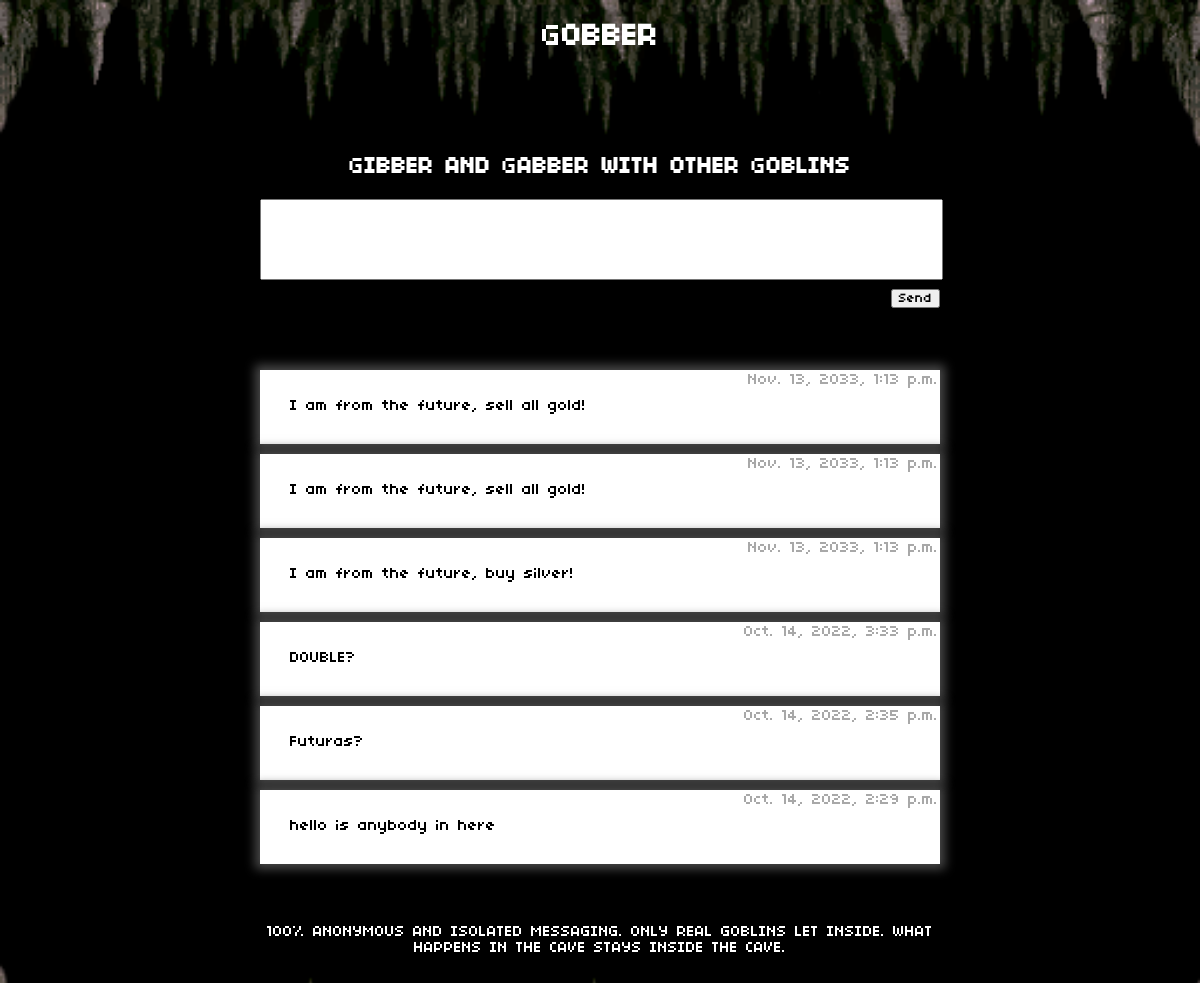
Before: /gobber/chats/ (signed in) with the older database file.
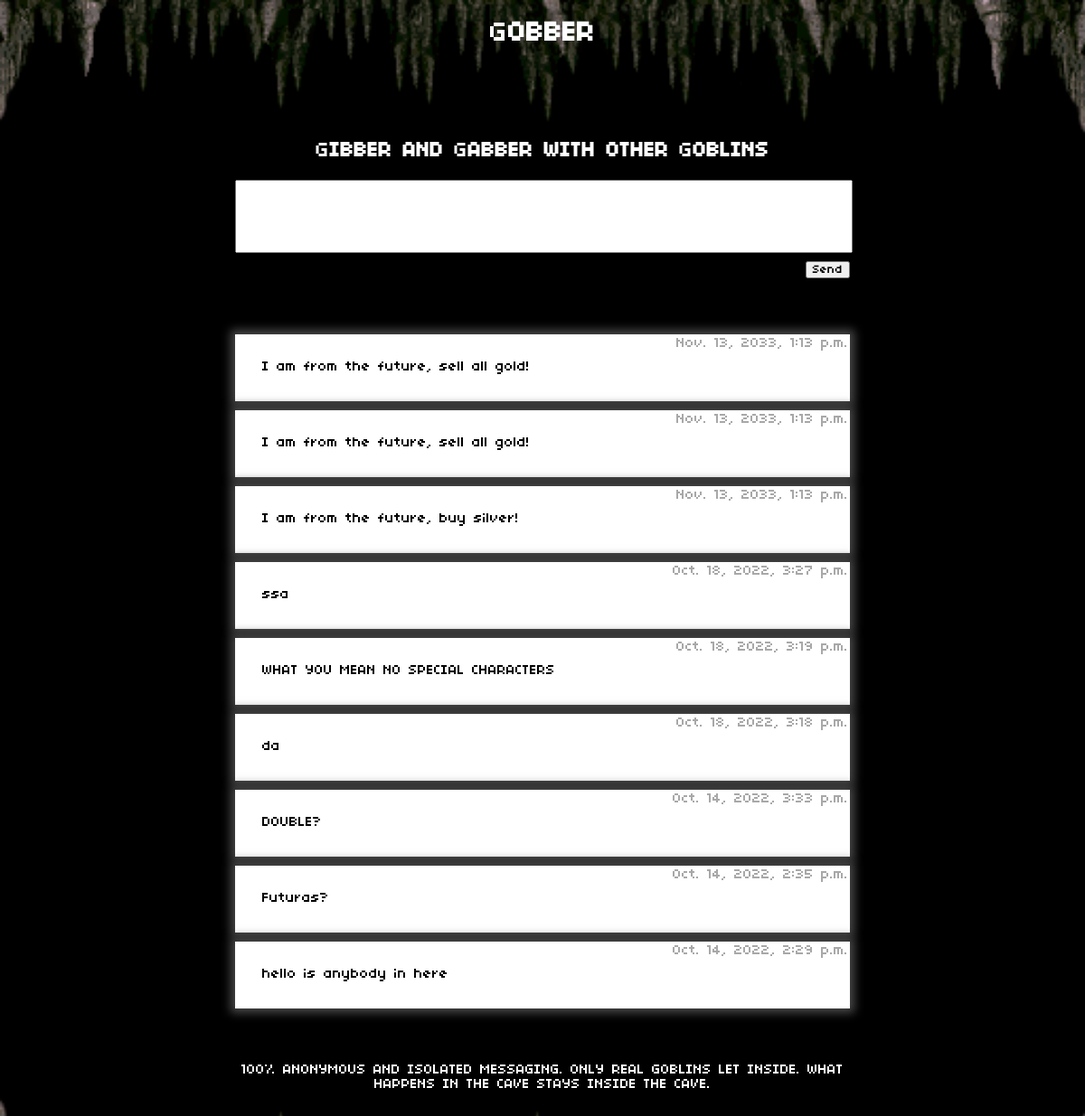
After: the same page with the newer database file.
### gobber/models.py (models this page shows, shortened)
class Message(models.Model):
    message_text = models.CharField(max_length=300)
    pub_date = models.DateTimeField(auto_now=True)
    def was_published_recently(self):
        now = timezone.now()
        return now - datetime.timedelta(days=1) <= self.pub_date <= now
    was_published_recently.admin_order_field = 'pub_date'
    was_published_recently.boolean = True
    was_published_recently.short_description = 'Published recently?'

### gobber/views.py (the view)
# urls.py: path('chats/', views.chats, name='chats'),
def chats(request):
    access = request.session.get('access','False')
    if access == True:
        query = 'SELECT * FROM gobber_message ORDER BY pub_date DESC LIMIT 12'
        messageList = Message.objects.raw(query)
        if request.method == "POST":
            cursor = connection.cursor()
            form = MessageForm(request.POST)
            messageText = (Message(message_text=request.POST.get('message_text')))
            messageDate = timezone.now()
            query2 = "INSERT INTO gobber_message (message_text, pub_date) VALUES ('%s','%s')" % (messageText, messageDate)
            try:
                cursor.execute(query2)
            except:
                messages.error(request, "NO SPECIAL CHARACTERS ALLOWED")
            cursor.close()
            return HttpResponseRedirect(reverse('gobber:chats'))
        else:
            form = MessageForm()
        return render(request, 'gobber/chats.html', {'messageList':messageList,'form': form})
    else:
        return HttpResponseRedirect(reverse('gobber:access'))

### gobber/forms.py
class MessageForm(ModelForm):
    class Meta:
        model = Message
        fields = ['message_text']
        widgets = {
            'message_text': forms.Textarea(attrs={
                                                    'rows': 5,
                                                    })
        }
        labels = {
            'message_text': '',
        }

### gobber/templates/gobber/chats.html (shortened to what this page needs)
<!DOCTYPE html>
<html>
<head>
    {% load static %}
    <link rel="stylesheet" type="text/css" href="{% static 'gobber/chatStyle.css' %}">
</head>
<body class="background">
<div>
    <h1>GOBBER</h1>
</div>
<div class="leftSidebar">
</div>
<div class="rightSidebar">
</div>
<div class="chatField">
    <div class="chatMessageField">
        <h2>GIBBER AND GABBER WITH OTHER GOBLINS</h2>
        <form action="{% url 'gobber:chats' %}" method="post">
                {{ form }}
            <div class="chatButton">
                <input type="submit" value="Send">
            </div>
        </form>
    </div>
    <div class="messageField">
    </div>
    <div>
    {% if messageList %}
        <ul class="chatList">
        {% for message in messageList %}
            <div class = "chatBox">
                <li class="chatTime"> {{message.pub_date}} </li>
                <li class="chatMessage"><a> {{message.message_text}} </a></li>
            </div>
        {% endfor %}
        </ul>
    {% else %}
        <p>No chats are available.</p>
    {% endif %}
    </div>
    <div class="btwText">
        <p>100% ANONYMOUS AND ISOLATED MESSAGING. ONLY REAL GOBLINS LET INSIDE. WHAT HAPPENS IN THE CAVE STAYS INSIDE THE CAVE.</p>
    </div>
</div>
</body>
</html>

### gobber/static/gobber/chatStyle.css (style rules this page uses)
h1 { color: white; text-align: center; }
h2 { color: white; text-align: center; }
p { color: white; text-align: center; }
input { font-family: "PixelFont"; }
body { font-family: "PixelFont"; height: 100vh; margin: 0; padding: 0; background-color: rgb(0, 0, 0); overflow: auto; }
.background { background-image: url("/static/images/stalelite_ups.png"), url("/static/images/stalelite_downs.png"); background-repeat: no-repeat; background-size: 100%, 100%, 125%; background-attachment: fixed, fixed, fixed; background-position: top, bottom; }
.messageField { height: 30px; margin-top: 16px; }
.leftSidebar { height: 100%; width: 20%; position: absolute; left: 0; top: 0; padding-top: 40px; }
.rightSidebar { height: 100%; width: 20%; position: absolute; right: 0; top: 0; padding-top: 40px; }
.btwText { margin-top: 60px; }
textArea { width: 99.5%; resize: none; }
.chatMessageField { margin-top: 60px; }
.chatList { list-style-type: none; padding-left: 0; }
.chatField { margin-left: 20%; margin-right: 20%; padding: 20px 20px; }
.chatBox { background-color: white; box-shadow: 0 0 10px 5px rgb(73, 73, 73); margin-top: 10px; margin-bottom: 10px; }
.chatMessage { padding: 10px 30px 30px 30px; word-wrap: break-word; }
.chatTime { color: rgb(168, 168, 168); padding: 2px 2px 0 0 ; text-align: right; }
.chatButton { margin-top: 5px; text-align: right; }

Changed rows visible on the page:
added Message: pub_date "Oct. 18, 2022, 3:27 p.m.", message_text "ssa"
added Message: pub_date "Oct. 18, 2022, 3:19 p.m.", message_text "WHAT YOU MEAN NO SPECIAL CHARACTERS"
added Message: pub_date "Oct. 18, 2022, 3:18 p.m.", message_text "da"
